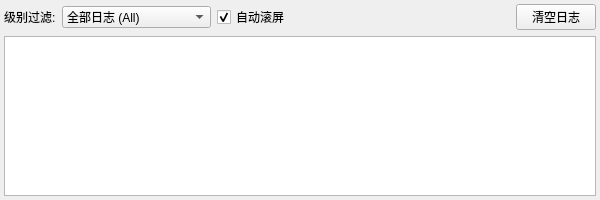
<?xml version="1.0" encoding="UTF-8"?>
<ui version="4.0">
 <class>LogPanelWidget</class>
 <widget class="QWidget" name="LogPanelWidget">
  <property name="geometry">
   <rect>
    <x>0</x>
    <y>0</y>
    <width>600</width>
    <height>200</height>
   </rect>
  </property>
  <property name="windowTitle">
   <string>运行日志与控制台</string>
  </property>
  <layout class="QVBoxLayout" name="verticalLayout">
   <property name="leftMargin">
    <number>4</number>
   </property>
   <property name="topMargin">
    <number>4</number>
   </property>
   <property name="rightMargin">
    <number>4</number>
   </property>
   <property name="bottomMargin">
    <number>4</number>
   </property>
   <item>
    <layout class="QHBoxLayout" name="topToolLayout">
     <item>
      <widget class="QLabel" name="lblFilter">
       <property name="text">
        <string>级别过滤:</string>
       </property>
      </widget>
     </item>
     <item>
      <widget class="QComboBox" name="comboLogLevel">
       <item>
        <property name="text">
         <string>全部日志 (All)</string>
        </property>
       </item>
       <item>
        <property name="text">
         <string>仅信息及以上 (Info+)</string>
        </property>
       </item>
       <item>
        <property name="text">
         <string>仅警告及以上 (Warn+)</string>
        </property>
       </item>
       <item>
        <property name="text">
         <string>仅错误 (Error)</string>
        </property>
       </item>
      </widget>
     </item>
     <item>
      <widget class="QCheckBox" name="chkAutoScroll">
       <property name="text">
        <string>自动滚屏</string>
       </property>
       <property name="checked">
        <bool>true</bool>
       </property>
      </widget>
     </item>
     <item>
      <spacer name="horizontalSpacer">
       <property name="orientation">
        <enum>Qt::Horizontal</enum>
       </property>
       <property name="sizeHint" stdset="0">
        <size>
         <width>40</width>
         <height>20</height>
        </size>
       </property>
      </spacer>
     </item>
     <item>
      <widget class="QPushButton" name="btnClearLog">
       <property name="text">
        <string>清空日志</string>
       </property>
      </widget>
     </item>
    </layout>
   </item>
   <item>
    <widget class="QPlainTextEdit" name="txtLogOutput">
     <property name="font">
      <font>
       <family>Consolas</family>
       <pointsize>9</pointsize>
      </font>
     </property>
     <property name="readOnly">
      <bool>true</bool>
     </property>
    </widget>
   </item>
  </layout>
 </widget>
 <resources/>
 <connections/>
</ui>
